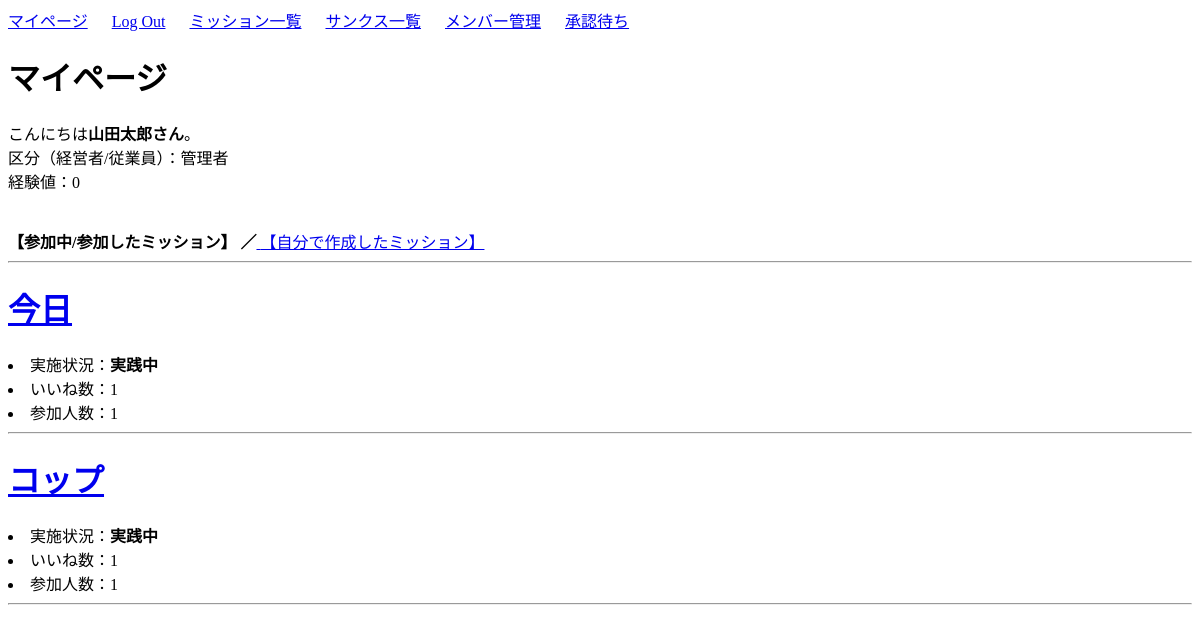
The app's page /join/ (signed in) with its own data.
### user/models.py (models this page shows, shortened)
class Profile(models.Model):
    user = models.OneToOneField(User, on_delete=models.CASCADE)
    kubun = models.CharField(verbose_name='区分',
                             max_length=2,
                             choices=KUBUN_CHOICES,
                             blank=True)
    exp_total = models.IntegerField(verbose_name='経験値', default=10)
    mission_create_count = models.IntegerField(default=0)  # ミッション作成回数
    my_success_count = models.IntegerField(default=0)      # 自ら作成したミッションの達成数
    join_count = models.IntegerField(default=0)            # ミッション参加回数
    team_success_count = models.IntegerField(default=0)    # 参加したミッションの達成回数
    thanks_count = models.IntegerField(default=0)          # 感謝した回数
    thanked_count = models.IntegerField(default=0)         # 感謝された回数

### mission/models.py (models this page shows, shortened)
class Mission(models.Model):
    author = models.ForeignKey(User, on_delete=models.CASCADE)
    title = models.CharField(max_length=100)
    content = models.TextField()
    date_posted = models.DateTimeField(default=timezone.now)
    mission_flg = models.IntegerField(choices=EXAMPLE_FLG, default=0)    # 達成状況(0:実践中 / 1:達成)
    cost_exp = models.IntegerField(default=3)                            # 作成時に消費されるポイント(使えていない)
    success_exp = models.IntegerField(default=10)                        # クリア報酬ポイント
    good_count = models.IntegerField(default=0)                          # いいね数
    participants = models.IntegerField(default=0)                        # 参加者数
    participants_list_text = models.CharField(max_length=200, default='')# 参加者リスト(文字列で保存)
    participants_list = models.ManyToManyField(Profile)                  # 参加者リスト(他対他)
    approval = models.IntegerField(choices=EXAMPLE_APPROVAL, default=0)  # 承認状況

### user/views.py (the view)
# urls.py: path('join/', views.join_list, name='join-list'),
def join_list(request):
    if request.user.is_authenticated:
        profiles = Profile.objects.filter(user__username=request.user.username)
        profile = profiles[0]
        my_missions = Mission.objects.filter(author=request.user)   # 自分が作成したミッション
        join_missions = profile.mission_set.all                     # 自分が参加したミッション
        contents = {
            "profile": profile,
            "total_exp": total_exp,
            "my_missions": my_missions,
            "join_missions": join_missions,
        }
    else:
        contents = {}
    return render(request, 'user/join_list.html', contents)

### user/templates/user/join_list.html (shortened to what this page needs)
{% extends 'mission/base.html' %}
{% block body %}
    <head>
    </head>
    <h1>マイページ</h1>
    {% if user.is_authenticated %}
    こんにちは<b>{{ profile.user.username }}さん</b>。
    <br>
    {% if profile %}
    区分（経営者/従業員）：{{ profile.get_kubun_display }}
    <br>
    経験値：{{ profile.exp_total }}
    <br>
    <br>
    <br>
    <b>【参加中/参加したミッション】 ／</b><a href="{% url 'expmain' %}"> 【自分で作成したミッション】</a>
    <hr>
    {% for item in join_missions reversed  %}
    <h1><a href="{% url 'mission-detail' item.id %}">{{ item.title }}</a></h1>
    <li>実施状況：<b>{{ item.get_mission_flg_display }}</b></li>
    <li>いいね数：{{ item.good_count }}</li>
    <li>参加人数：{{ item.participants }}</li>
    <hr>
    {% endfor %}
    {% else %}
    <p>データがありません。</p>
    {% endif %}
    {% else %}
    <h3>loginしてください。</h3>
    {% endif %}
{% endblock body %}

### records on screen
Profile: user.username "山田太郎", kubun "管理者", exp_total "0"
Mission: title "今日", mission_flg "実践中", good_count "1", participants "1"
Mission: title "コップ", mission_flg "実践中", good_count "1", participants "1"
